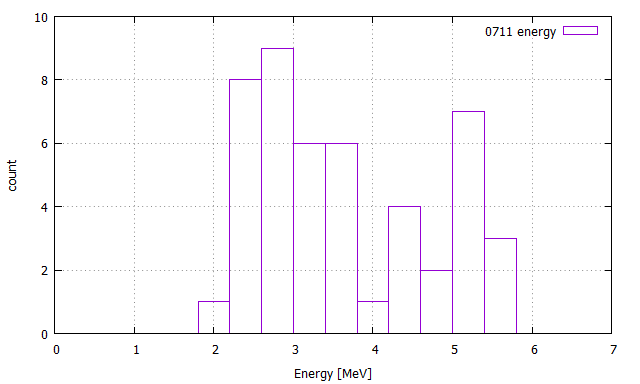

Recreate this plot in gnuplot.
#!/gnuplot
#
#    
#    	G N U P L O T
#    	Version 5.2 patchlevel 2    last modified 2017-11-15 
#    
#    	Copyright (C) 1986-1993, 1998, 2004, 2007-2017
#    	Thomas Williams, Colin Kelley and many others
#    
#    	gnuplot home:     http://www.gnuplot.info
#    	faq, bugs, etc:   type "help FAQ"
#    	immediate help:   type "help"  (plot window: hit 'h')
# set terminal wxt 0 enhanced
# set output
unset clip points
set clip one
unset clip two
set errorbars front 1.000000 
set border 31 front lt black linewidth 1.000 dashtype solid
set zdata 
set ydata 
set xdata 
set y2data 
set x2data 
set boxwidth 0.4 absolute
set style fill  empty border
set style rectangle back fc  bgnd fillstyle   solid 1.00 border lt -1
set style circle radius graph 0.02 
set style ellipse size graph 0.05, 0.03 angle 0 units xy
set dummy x, y
set format x "% h" 
set format y "% h" 
set format x2 "% h" 
set format y2 "% h" 
set format z "% h" 
set format cb "% h" 
set format r "% h" 
set ttics format "% h"
set timefmt "%d/%m/%y,%H:%M"
set angles radians
set tics back
set grid nopolar
set grid xtics nomxtics ytics nomytics noztics nomztics nortics nomrtics \
 nox2tics nomx2tics noy2tics nomy2tics nocbtics nomcbtics
set grid layerdefault   lt 0 linecolor 0 linewidth 0.500,  lt 0 linecolor 0 linewidth 0.500
unset raxis
set theta counterclockwise right
set style parallel front  lt black linewidth 2.000 dashtype solid
set key title "" center
set key fixed right top vertical Right noreverse enhanced autotitle nobox
set key noinvert samplen 4 spacing 1 width 0 height 0 
set key maxcolumns 0 maxrows 0
set key noopaque
unset label
unset arrow
set style increment default
unset style line
unset style arrow
set style histogram clustered gap 2 title textcolor lt -1
unset object
set style textbox transparent margins  1.0,  1.0 border  lt -1 linewidth  1.0
set offsets 0, 0, 0, 0
set pointsize 1
set pointintervalbox 1
set encoding sjis
unset polar
unset parametric
unset decimalsign
unset micro
unset minussign
set view 60, 30, 1, 1
set view azimuth 0
set rgbmax 255
set samples 100, 100
set isosamples 10, 10
set surface 
unset contour
set cntrlabel  format '%8.3g' font '' start 5 interval 20
set mapping cartesian
set datafile separator whitespace
unset hidden3d
set cntrparam order 4
set cntrparam linear
set cntrparam levels auto 5
set cntrparam points 5
set size ratio 0 1,1
set origin 0,0
set style data points
set style function lines
unset xzeroaxis
unset yzeroaxis
unset zzeroaxis
unset x2zeroaxis
unset y2zeroaxis
set xyplane relative 0.5
set tics scale  1, 0.5, 1, 1, 1
set mxtics default
set mytics default
set mztics default
set mx2tics default
set my2tics default
set mcbtics default
set mrtics default
set nomttics
set xtics border in scale 1,0.5 mirror norotate  autojustify
set xtics  norangelimit autofreq 
set ytics border in scale 1,0.5 mirror norotate  autojustify
set ytics  norangelimit autofreq 
set ztics border in scale 1,0.5 nomirror norotate  autojustify
set ztics  norangelimit autofreq 
unset x2tics
unset y2tics
set cbtics border in scale 1,0.5 mirror norotate  autojustify
set cbtics  norangelimit autofreq 
set rtics axis in scale 1,0.5 nomirror norotate  autojustify
set rtics  norangelimit autofreq 
unset ttics
set title "" 
set title  font "" norotate
set timestamp bottom 
set timestamp "" 
set timestamp  font "" norotate
set trange [ * : * ] noreverse nowriteback
set urange [ * : * ] noreverse nowriteback
set vrange [ * : * ] noreverse nowriteback
set xlabel "Energy [MeV]" 
set xlabel  font "" textcolor lt -1 norotate
set x2label "" 
set x2label  font "" textcolor lt -1 norotate
set xrange [ 0.00000 : 7.00000 ] noreverse nowriteback
set x2range [ 1.55431e-015 : 7.00000 ] noreverse nowriteback
set ylabel "count" 
set ylabel  font "" textcolor lt -1 rotate
set y2label "" 
set y2label  font "" textcolor lt -1 rotate
set yrange [ 0.00000 : 10.0000 ] noreverse nowriteback
set y2range [ 0.00000 : 10.0000 ] noreverse nowriteback
set zlabel "" 
set zlabel  font "" textcolor lt -1 norotate
set zrange [ * : * ] noreverse nowriteback
set cblabel "" 
set cblabel  font "" textcolor lt -1 rotate
set cbrange [ * : * ] noreverse nowriteback
set rlabel "" 
set rlabel  font "" textcolor lt -1 norotate
set rrange [ * : * ] noreverse nowriteback
unset logscale
unset jitter
set zero 1e-008
set lmargin  -1
set bmargin  -1
set rmargin  -1
set tmargin  -1
set locale "Japanese_Japan.932"
set pm3d explicit at s
set pm3d scansautomatic
set pm3d interpolate 1,1 flush begin noftriangles noborder corners2color mean
set pm3d nolighting
set palette positive nops_allcF maxcolors 0 gamma 1.5 color model RGB 
set palette rgbformulae 7, 5, 15
set colorbox default
set colorbox vertical origin screen 0.9, 0.2 size screen 0.05, 0.6 front  noinvert bdefault
set style boxplot candles range  1.50 outliers pt 7 separation 1 labels auto unsorted
set loadpath 
set fontpath 
set psdir
set fit brief errorvariables nocovariancevariables errorscaling prescale nowrap v5
bin(x,y) = floor((x + y*0.5)/y)*y
GNUTERM = "wxt"
GPFUN_bin = "bin(x,y) = floor((x + y*0.5)/y)*y"
## Last datafile plotted: "0711_02.dat"
plot "0711_02.dat" using (bin($1, 0.40)):(1.0) smooth freq with boxes title "0711 energy"
#    EOF
